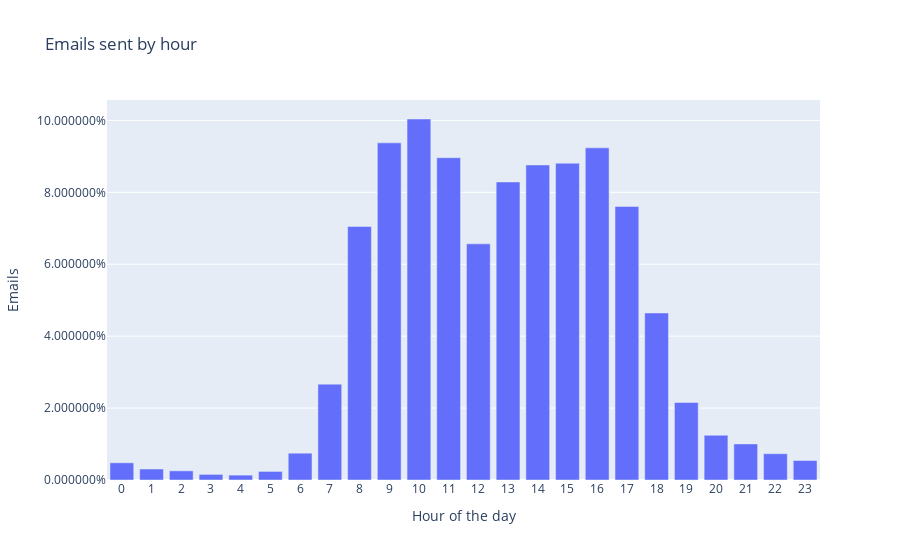

The code cell stored with this chart in its notebook:
### Code cell
#### Hourly:

year_of_interest = 2000
data = time_workload('df_email', 'email-body', 'hour', year_of_interest)
fig = bar_plot_interactive(data, 'email-body', 'Emails sent by hour', '%')

### Layout for figure:

fig.update_layout(
    xaxis_title="Hour of the day",
    yaxis_title="Emails",
    legend_title="Legend Title")

fig.show()

### Figure 1 — Plotly figure (JSON) as saved in the notebook; plotly's stock layout.template omitted (floating-point values rounded to 4 significant figures)
{"data": [{"alignmentgroup": "True", "hovertemplate": "Date=%{x}<br>email-body=%{y}<extra></extra>", "legendgroup": "", "marker": {"color": "#636efa"}, "name": "", "offsetgroup": "", "orientation": "v", "showlegend": false, "textposition": "auto", "type": "bar", "x": [0, 1, 2, 3, 4, 5, 6, 7, 8, 9, 10, 11, 12, 13, 14, 15, 16, 17, 18, 19, 20, 21, 22, 23], "xaxis": "x", "y": [0.004782, 0.003059, 0.002551, 0.001557, 0.001358, 0.002386, 0.007455, 0.02666, 0.0705, 0.09375, 0.1004, 0.08963, 0.06568, 0.08289, 0.0876, 0.0881, 0.09236, 0.07607, 0.04645, 0.02155, 0.01245, 0.01004, 0.007311, 0.005423], "yaxis": "y"}], "layout": {"barmode": "relative", "legend": {"title": {"text": "Legend Title"}, "tracegroupgap": 0}, "title": {"text": "Emails sent by hour"}, "xaxis": {"anchor": "y", "domain": [0, 1], "title": {"text": "Hour of the day"}, "type": "category"}, "yaxis": {"anchor": "x", "domain": [0, 1], "tickformat": "%", "title": {"text": "Emails"}}}}
